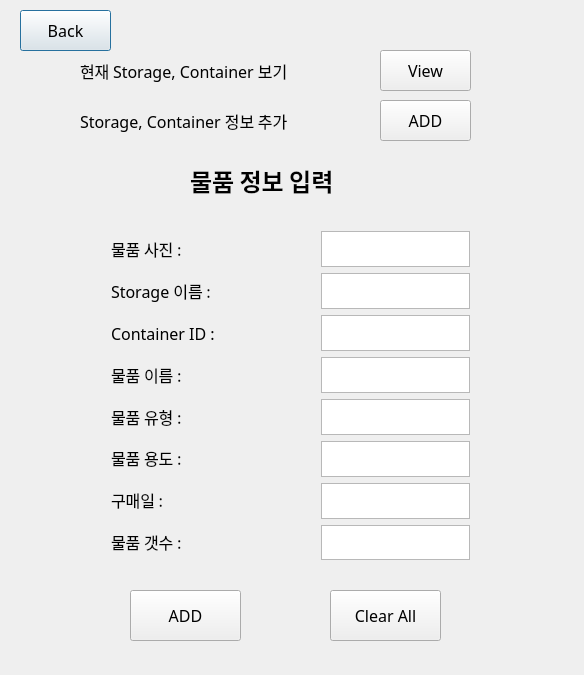
<?xml version="1.0" encoding="UTF-8"?>
<ui version="4.0">
 <class>AddToMasterWindow</class>
 <widget class="QDialog" name="AddToMasterWindow">
  <property name="geometry">
   <rect>
    <x>0</x>
    <y>0</y>
    <width>584</width>
    <height>675</height>
   </rect>
  </property>
  <property name="windowTitle">
   <string>AddToMasterWindow</string>
  </property>
  <widget class="QPushButton" name="homeButton">
   <property name="geometry">
    <rect>
     <x>20</x>
     <y>10</y>
     <width>91</width>
     <height>41</height>
    </rect>
   </property>
   <property name="font">
    <font>
     <family>함초롬바탕</family>
     <pointsize>12</pointsize>
    </font>
   </property>
   <property name="text">
    <string>Back</string>
   </property>
  </widget>
  <widget class="QWidget" name="layoutWidget">
   <property name="geometry">
    <rect>
     <x>310</x>
     <y>220</y>
     <width>171</width>
     <height>351</height>
    </rect>
   </property>
   <layout class="QVBoxLayout" name="verticalLayout_3">
    <item>
     <widget class="QPlainTextEdit" name="plainTextEdit1">
      <property name="font">
       <font>
        <pointsize>14</pointsize>
       </font>
      </property>
     </widget>
    </item>
    <item>
     <widget class="QPlainTextEdit" name="plainTextEdit2">
      <property name="font">
       <font>
        <pointsize>14</pointsize>
       </font>
      </property>
     </widget>
    </item>
    <item>
     <widget class="QPlainTextEdit" name="plainTextEdit3">
      <property name="font">
       <font>
        <pointsize>14</pointsize>
       </font>
      </property>
     </widget>
    </item>
    <item>
     <widget class="QPlainTextEdit" name="plainTextEdit4">
      <property name="font">
       <font>
        <pointsize>14</pointsize>
       </font>
      </property>
     </widget>
    </item>
    <item>
     <widget class="QPlainTextEdit" name="plainTextEdit5">
      <property name="font">
       <font>
        <pointsize>14</pointsize>
       </font>
      </property>
     </widget>
    </item>
    <item>
     <widget class="QPlainTextEdit" name="plainTextEdit6">
      <property name="font">
       <font>
        <pointsize>14</pointsize>
       </font>
      </property>
     </widget>
    </item>
    <item>
     <widget class="QPlainTextEdit" name="plainTextEdit7">
      <property name="font">
       <font>
        <pointsize>14</pointsize>
       </font>
      </property>
     </widget>
    </item>
    <item>
     <widget class="QPlainTextEdit" name="plainTextEdit8">
      <property name="font">
       <font>
        <pointsize>14</pointsize>
       </font>
      </property>
     </widget>
    </item>
   </layout>
  </widget>
  <widget class="QLabel" name="label">
   <property name="geometry">
    <rect>
     <x>190</x>
     <y>150</y>
     <width>201</width>
     <height>61</height>
    </rect>
   </property>
   <property name="font">
    <font>
     <family>함초롬바탕</family>
     <pointsize>18</pointsize>
     <weight>75</weight>
     <bold>true</bold>
    </font>
   </property>
   <property name="text">
    <string>물품 정보 입력</string>
   </property>
  </widget>
  <widget class="QPushButton" name="clearButton">
   <property name="geometry">
    <rect>
     <x>330</x>
     <y>590</y>
     <width>111</width>
     <height>51</height>
    </rect>
   </property>
   <property name="font">
    <font>
     <family>함초롬바탕</family>
     <pointsize>12</pointsize>
    </font>
   </property>
   <property name="text">
    <string>Clear All</string>
   </property>
  </widget>
  <widget class="QPushButton" name="addButton">
   <property name="geometry">
    <rect>
     <x>130</x>
     <y>590</y>
     <width>111</width>
     <height>51</height>
    </rect>
   </property>
   <property name="font">
    <font>
     <family>함초롬바탕</family>
     <pointsize>12</pointsize>
    </font>
   </property>
   <property name="text">
    <string>ADD</string>
   </property>
  </widget>
  <widget class="QPushButton" name="addButton_2">
   <property name="geometry">
    <rect>
     <x>380</x>
     <y>100</y>
     <width>91</width>
     <height>41</height>
    </rect>
   </property>
   <property name="font">
    <font>
     <family>함초롬바탕</family>
     <pointsize>12</pointsize>
    </font>
   </property>
   <property name="text">
    <string>ADD</string>
   </property>
  </widget>
  <widget class="QLabel" name="label_2">
   <property name="geometry">
    <rect>
     <x>80</x>
     <y>50</y>
     <width>281</width>
     <height>41</height>
    </rect>
   </property>
   <property name="font">
    <font>
     <family>함초롬바탕</family>
     <pointsize>12</pointsize>
     <weight>50</weight>
     <bold>false</bold>
    </font>
   </property>
   <property name="text">
    <string>현재 Storage, Container 보기</string>
   </property>
  </widget>
  <widget class="QWidget" name="layoutWidget_2">
   <property name="geometry">
    <rect>
     <x>100</x>
     <y>220</y>
     <width>191</width>
     <height>351</height>
    </rect>
   </property>
   <layout class="QVBoxLayout" name="verticalLayout_4">
    <item>
     <widget class="QLabel" name="label_16">
      <property name="font">
       <font>
        <family>함초롬바탕</family>
        <pointsize>12</pointsize>
        <weight>50</weight>
        <bold>false</bold>
       </font>
      </property>
      <property name="text">
       <string>물품 사진 : </string>
      </property>
     </widget>
    </item>
    <item>
     <widget class="QLabel" name="label_17">
      <property name="font">
       <font>
        <family>함초롬바탕</family>
        <pointsize>12</pointsize>
        <weight>50</weight>
        <bold>false</bold>
       </font>
      </property>
      <property name="text">
       <string>Storage 이름 : </string>
      </property>
     </widget>
    </item>
    <item>
     <widget class="QLabel" name="label_18">
      <property name="font">
       <font>
        <family>함초롬바탕</family>
        <pointsize>12</pointsize>
        <weight>50</weight>
        <bold>false</bold>
       </font>
      </property>
      <property name="text">
       <string>Container ID : </string>
      </property>
     </widget>
    </item>
    <item>
     <widget class="QLabel" name="label_19">
      <property name="font">
       <font>
        <family>함초롬바탕</family>
        <pointsize>12</pointsize>
        <weight>50</weight>
        <bold>false</bold>
       </font>
      </property>
      <property name="text">
       <string>물품 이름 : </string>
      </property>
     </widget>
    </item>
    <item>
     <widget class="QLabel" name="label_20">
      <property name="font">
       <font>
        <family>함초롬바탕</family>
        <pointsize>12</pointsize>
        <weight>50</weight>
        <bold>false</bold>
       </font>
      </property>
      <property name="text">
       <string>물품 유형 : </string>
      </property>
     </widget>
    </item>
    <item>
     <widget class="QLabel" name="label_21">
      <property name="font">
       <font>
        <family>함초롬바탕</family>
        <pointsize>12</pointsize>
        <weight>50</weight>
        <bold>false</bold>
       </font>
      </property>
      <property name="text">
       <string>물품 용도 : </string>
      </property>
     </widget>
    </item>
    <item>
     <widget class="QLabel" name="label_22">
      <property name="font">
       <font>
        <family>함초롬바탕</family>
        <pointsize>12</pointsize>
        <weight>50</weight>
        <bold>false</bold>
       </font>
      </property>
      <property name="text">
       <string>구매일 : </string>
      </property>
     </widget>
    </item>
    <item>
     <widget class="QLabel" name="label_23">
      <property name="font">
       <font>
        <family>함초롬바탕</family>
        <pointsize>12</pointsize>
        <weight>50</weight>
        <bold>false</bold>
       </font>
      </property>
      <property name="text">
       <string>물품 갯수 : </string>
      </property>
     </widget>
    </item>
   </layout>
  </widget>
  <widget class="QLabel" name="label_3">
   <property name="geometry">
    <rect>
     <x>80</x>
     <y>100</y>
     <width>281</width>
     <height>41</height>
    </rect>
   </property>
   <property name="font">
    <font>
     <family>함초롬바탕</family>
     <pointsize>12</pointsize>
     <weight>50</weight>
     <bold>false</bold>
    </font>
   </property>
   <property name="text">
    <string>Storage, Container 정보 추가</string>
   </property>
  </widget>
  <widget class="QPushButton" name="viewButton">
   <property name="geometry">
    <rect>
     <x>380</x>
     <y>50</y>
     <width>91</width>
     <height>41</height>
    </rect>
   </property>
   <property name="font">
    <font>
     <family>함초롬바탕</family>
     <pointsize>12</pointsize>
    </font>
   </property>
   <property name="text">
    <string>View</string>
   </property>
  </widget>
 </widget>
 <layoutdefault spacing="6" margin="11"/>
 <resources/>
 <connections>
  <connection>
   <sender>addButton</sender>
   <signal>clicked()</signal>
   <receiver>AddToMasterWindow</receiver>
   <slot>addItem()</slot>
   <hints>
    <hint type="sourcelabel">
     <x>167</x>
     <y>601</y>
    </hint>
    <hint type="destinationlabel">
     <x>43</x>
     <y>575</y>
    </hint>
   </hints>
  </connection>
  <connection>
   <sender>addButton_2</sender>
   <signal>clicked()</signal>
   <receiver>AddToMasterWindow</receiver>
   <slot>addStorageContainer()</slot>
   <hints>
    <hint type="sourcelabel">
     <x>426</x>
     <y>146</y>
    </hint>
    <hint type="destinationlabel">
     <x>557</x>
     <y>203</y>
    </hint>
   </hints>
  </connection>
  <connection>
   <sender>viewButton</sender>
   <signal>clicked()</signal>
   <receiver>AddToMasterWindow</receiver>
   <slot>view()</slot>
   <hints>
    <hint type="sourcelabel">
     <x>404</x>
     <y>71</y>
    </hint>
    <hint type="destinationlabel">
     <x>288</x>
     <y>24</y>
    </hint>
   </hints>
  </connection>
  <connection>
   <sender>clearButton</sender>
   <signal>clicked()</signal>
   <receiver>AddToMasterWindow</receiver>
   <slot>clear()</slot>
   <hints>
    <hint type="sourcelabel">
     <x>422</x>
     <y>613</y>
    </hint>
    <hint type="destinationlabel">
     <x>502</x>
     <y>579</y>
    </hint>
   </hints>
  </connection>
 </connections>
 <slots>
  <slot>addItem()</slot>
  <slot>addStorageContainer()</slot>
  <slot>view()</slot>
  <slot>clear()</slot>
 </slots>
</ui>
